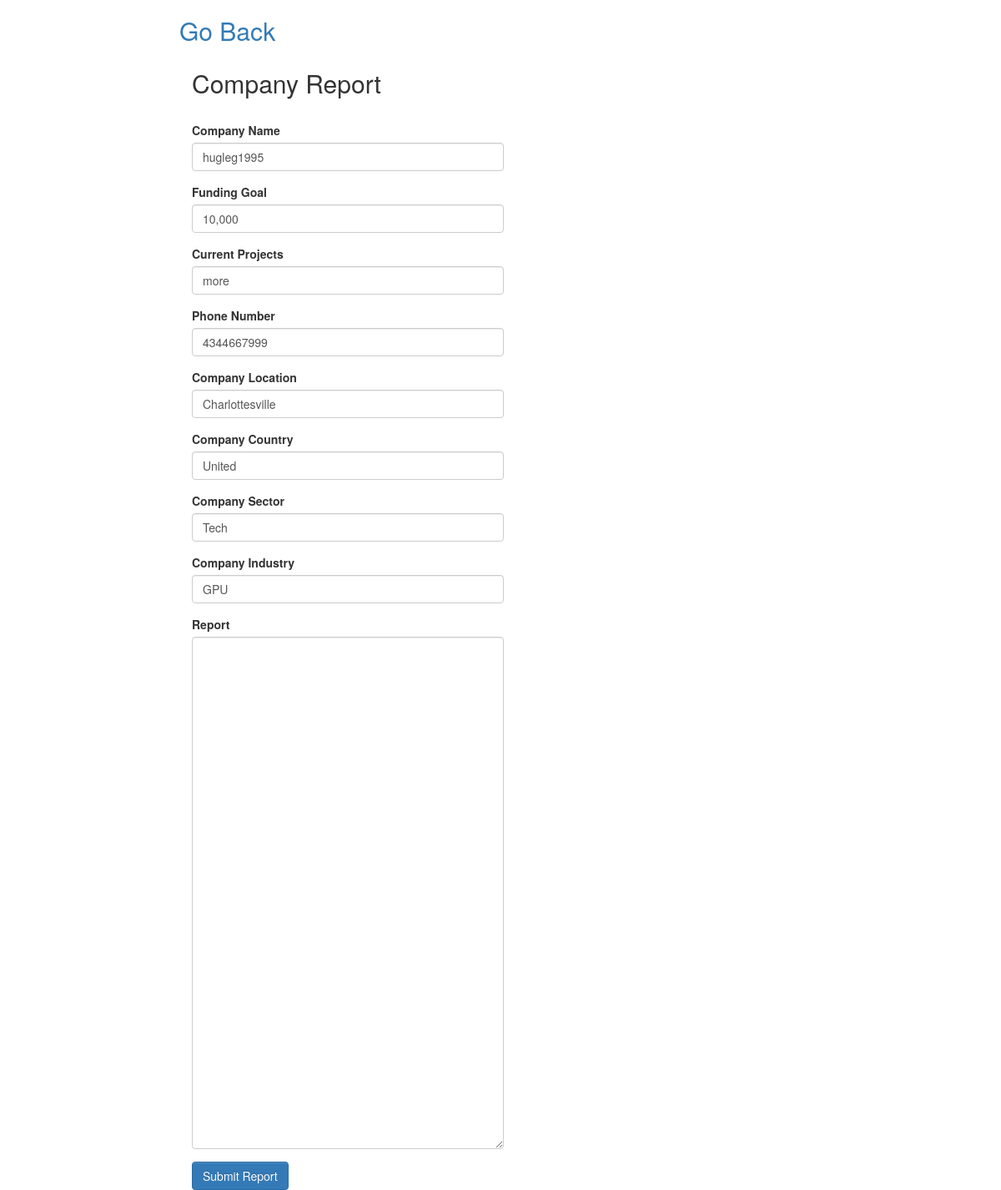
Page /catalog/viewallreport/2/ (signed in) on the earlier database version.
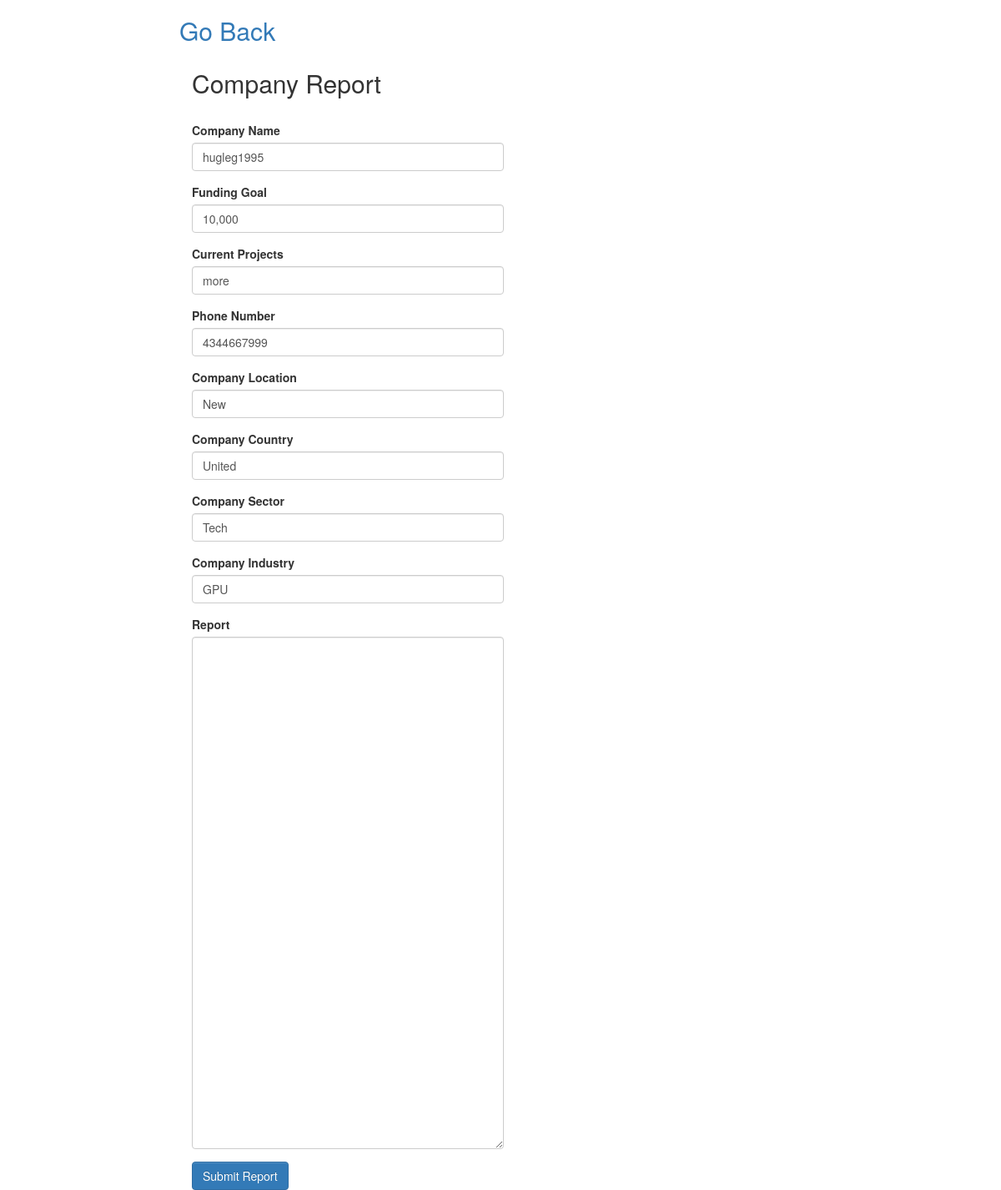
Same page on the later database version.
### catalog/models.py (models this page shows)
class Report(models.Model):
    report_no = models.AutoField(primary_key=True)
    current_projects = models.CharField(default= "No current Projects",max_length= 1000, help_text="Projects")
    company = models.CharField(max_length=30, help_text="Company name")
    funding_goal = models.CharField(max_length=20, help_text="Funding goal", default="10,000")
    phone = models.CharField(max_length=20, help_text="Company phone number")
    location = models.CharField(max_length=20, help_text="Company location")
    country = models.CharField(max_length=30,help_text="Company country")
    sector = models.CharField(max_length=30, help_text="Company sector")
    industry = models.CharField(max_length=30, help_text="Company industry")
    description=models.CharField(default="No description yet",max_length=3000,help_text="Project description")
    timestamp = models.DateTimeField(default = timezone.now)
    is_private = models.BooleanField(default = False)
    files = models.ForeignKey(file, null=True, blank=True)
    is_favorite=models.BooleanField(default=False)
    favorite_count=models.IntegerField(default=0)
    average_rate=models.FloatField(default=0)

### catalog/views.py (the view)
# urls.py: url(r'^viewreport/(?P<pk>[0-9]+)/$', views.edit_report, name='viewreport'),
@login_required(login_url = 'login')
def edit_report(request, pk):
    r = Report.objects.get(pk=pk)
    return render(request, 'edit_report.html', {'report':r})

### catalog/templates/edit_report.html (shortened to what this page needs)
{% extends "base_generic.html" %}
{% block content %}
<h2><a href={% url 'gohome' %}>Go Back</a></h2>
<div>
    <form action="{% url 'finish_edit' report.pk %}" method="post" enctype="multipart/form-data" class="col-lg-5" id="edit_report">
    <h2>Company Report</h2><br>
          <div class="form-group">
            <label class="form-control-label" for="company_name">Company Name</label>
            <input class="form-control" type="text" id="company_name"  name="company" value={{report.company}}>
          </div>
          <div class="form-group">
            <label class="form-control-label" for="company_name">Funding Goal</label>
            <input class="form-control" type="text" id="funding_goal"  name="funding_goal" value={{report.funding_goal}}>
          </div>
          <div class="form-group">
            <label class="form-control-label" for="company_name">Current Projects</label>
            <input class="form-control" type="text" id="current_projects"  name="current_projects" value={{report.current_projects}}>
          </div>
          <div class="form-group">
            <label class="form-control-label" for="company_name">Phone Number</label>
            <input class="form-control" type="text" id="phone"  name="phone" value={{report.phone}}>
          </div>
          <div class="form-group">
            <label class="form-control-label" for="company_name">Company Location</label>
            <input class="form-control" type="text" id="location"  name="location" value={{report.location}}>
          </div>
          <div class="form-group">
            <label class="form-control-label" for="company_name">Company Country</label>
            <input class="form-control" type="text" id="country"  name="country" value={{report.country}}>
          </div>
          <div class="form-group">
            <label class="form-control-label" for="company_name">Company Sector</label>
            <input class="form-control" type="text" id="funding_goal"  name="sector" value={{report.sector}}>
          </div>
          <div class="form-group">
            <label class="form-control-label" for="company_name">Company Industry</label>
            <input class="form-control" type="text" id="funding_goal"  name="industry" value={{report.industry}}>
          </div>
          <div class="form-group">
          <label>Report</label>
            <textarea class="form-control" rows="30" name="description" id="description" value={{report.description}}></textarea>
          </div>
          <button type="submit" class="btn btn-primary hh-btn">Submit Report</button>
      </form>
</div>
{% endblock %}

Differences in the rows shown:
changed Report "hugleg1995": current_projects (not shown) → "more"; country (not shown) → "United"; location "Charlottesville" → (not shown)
Other differences:
form field location: (not shown) → "New"
form field current_projects: "more" → (not shown)
form field country: "United" → (not shown)
